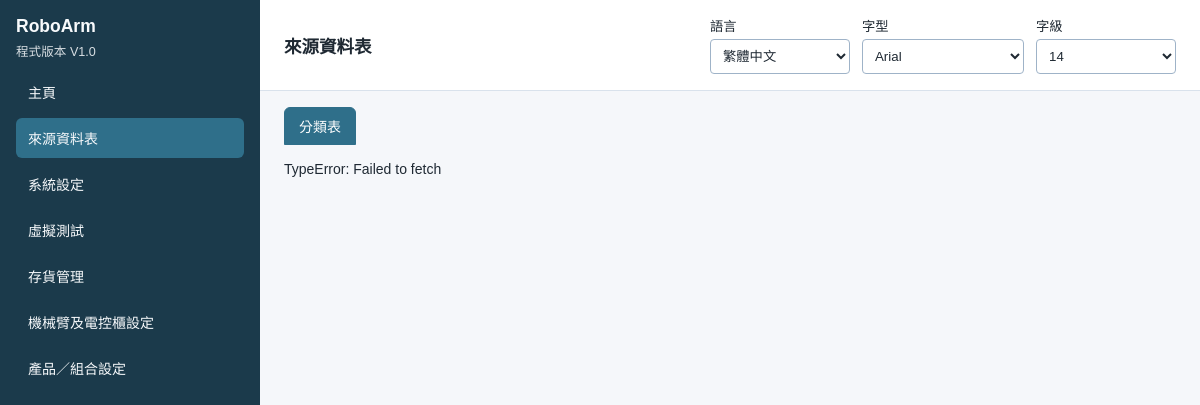
Screenshot of /page/source_table with the database file from the repository.
### tables this page shows
CREATE TABLE "ui_text" (
                TxId INTEGER PRIMARY KEY,
                text_key TEXT NOT NULL UNIQUE,
                zh_TW TEXT NOT NULL,
                en TEXT NOT NULL,
                zh_CN TEXT NOT NULL,
                isDisable INTEGER NOT NULL DEFAULT 0
            );

CREATE TABLE languages (
                code TEXT PRIMARY KEY,
                sort_order INTEGER NOT NULL,
                label_key TEXT NOT NULL
            );

### app/main.py (the view)
@app.get("/page/{menu_key}", response_class=HTMLResponse)
def page(request: Request, menu_key: str) -> HTMLResponse:
    return render_menu_page(request, menu_key)

### app/templates/page.html (shortened to what this page needs)
<!DOCTYPE html>
<html lang="{{ prefs.language }}" translate="no" class="notranslate">
<head>
  <link rel="stylesheet" href="/static/css/app.css">
  {% if table_ui %}
  <link rel="stylesheet" href="/static/css/table_ui.css?v=edit_form_2col1">
  {% endif %}
</head>
<body>
  <div class="layout">
    <aside class="sidebar" id="sidebar">
      <div class="sidebar-header">
        <div class="sidebar-brand-block">
          <div class="brand">{{ app_name }}</div>
          <div class="program-version">{{ t('label_program_version') }} {{ version }}</div>
        </div>
      </div>
      <nav class="menu-list">
        {% for menu in menus %}
        <a
          class="menu-item{% if menu.menu_key == current_menu.menu_key %} active{% endif %}"
          href="{{ menu.route_path }}"
        >{{ menu.label }}</a>
        {% endfor %}
      </nav>
    </aside>
    <main class="content">
      <header class="top-bar">
        <h1 class="top-bar-title">{{ current_menu.label }}</h1>
        <div class="top-controls">
          <label class="control-block">
            <span>{{ t('label_language') }}</span>
            <select id="languageSelect">
              {% for item in languages %}
              <option value="{{ item.code }}"{% if item.code == prefs.language %} selected{% endif %}>{{ item.label }}</option>
              {% endfor %}
            </select>
          </label>
          <label class="control-block">
            <span>{{ t('label_font') }}</span>
            <select id="fontSelect">
              {% for item in font_options %}
              <option value="{{ item.id }}"{% if item.id == prefs.font %} selected{% endif %}>{{ item.label }}</option>
              {% endfor %}
            </select>
          </label>
          <label class="control-block">
            <span>{{ t('label_font_size') }}</span>
            <select id="fontSizeSelect">
              {% for size in font_sizes %}
              <option value="{{ size }}"{% if size == prefs.font_size %} selected{% endif %}>{{ size }}</option>
              {% endfor %}
            </select>
          </label>
        </div>
      </header>
      <div class="content-body{% if table_ui %} content-body-table-ui{% endif %}">
        {% if table_ui %}
        {% if table_ui.tabs and table_ui.tabs|length > 0 %}
        <div class="settings-tabs" id="tableUiHostTabs">
          {% for tab in table_ui.tabs %}
          <button
            type="button"
            class="settings-tab{% if loop.first %} active{% endif %}"
            data-tab-key="{{ tab.tab_key }}"
            data-table-key="{{ tab.table_key }}"
          >{{ tab.label }}</button>
          {% endfor %}
        </div>
        {% endif %}
        <div id="tableUiRoot" class="tui-root" data-table-key="{{ table_ui.table_key }}"></div>
        {% elif is_virtual_demo %}
        <div id="virtualDemoRoot" class="vd-root"></div>
        {% else %}
        <p>{{ t('page_placeholder') }}</p>
        {% endif %}
      </div>
    </main>
  </div>
</body>
</html>

### app/static/css/app.css (style rules this page uses)
* { box-sizing: border-box; }
html, body { margin: 0; padding: 0; min-height: 100%; font-family: var(--app-font-family); font-size: var(--app-font-size); color: #1f2933; background: #f5f7fa; }
button, input, select, textarea { font-family: var(--app-font-family); font-size: inherit; }
.layout { display: flex; min-height: 100vh; }
.sidebar { width: 260px; flex-shrink: 0; background: #1b3a4b; color: #f8fafc; display: flex; flex-direction: column; padding: 16px; gap: 12px; }
.sidebar-header { display: flex; align-items: flex-start; justify-content: space-between; gap: 8px; }
.sidebar-brand-block { display: flex; flex-direction: column; gap: 4px; }
.brand { font-size: 1.25em; font-weight: 700; }
.program-version { opacity: 0.85; font-size: 0.9em; }
.menu-list { display: flex; flex-direction: column; gap: 6px; }
.menu-item { display: block; text-decoration: none; color: #f8fafc; padding: 10px 12px; border-radius: 6px; background: transparent; }
.menu-item:hover, .menu-item.active { background: #2f6f8a; }
.content { flex: 1; display: flex; flex-direction: column; min-width: 0; min-height: 100vh; }
.top-bar { display: flex; align-items: center; justify-content: space-between; gap: 16px; padding: 16px 24px; background: #ffffff; border-bottom: 1px solid #d9e2ec; flex-wrap: wrap; }
.top-bar-title { margin: 0; font-size: 1.25em; }
.top-controls { display: flex; align-items: flex-end; gap: 12px; flex-wrap: wrap; }
.control-block { display: flex; flex-direction: column; gap: 4px; font-size: 0.95em; }
.control-block select { padding: 8px; border-radius: 4px; border: 1px solid #9fb3c8; background: #fff; color: #1f2933; min-width: 140px; }
.content-body { padding: 24px; }
.settings-tabs { display: flex; gap: 8px; margin-bottom: 16px; flex-wrap: wrap; }
.settings-tab { border: 1px solid #9fb3c8; background: #fff; color: #1f2933; padding: 8px 14px; border-radius: 6px 6px 0 0; cursor: pointer; }
.settings-tab.active { background: #2f6f8a; border-color: #2f6f8a; color: #fff; }

### app/static/css/table_ui.css (style rules this page uses)
.sidebar { position: sticky; top: 0; align-self: flex-start; height: 100vh; overflow-y: auto; }
.content-body-table-ui { display: flex; flex-direction: column; min-height: 0; flex: 1; padding: 16px 24px 24px; overflow: hidden; }
.content { min-height: 100vh; }
.tui-root { display: flex; flex-direction: column; gap: 10px; min-height: 0; flex: 1; overflow: hidden; }

### rows the page displays
ui_text: zh_TW "程式版本"
ui_text: label "主頁"
ui_text: label "來源資料表", label "來源資料表"
ui_text: label "系統設定"
ui_text: label "虛擬測試"
ui_text: label "存貨管理"
ui_text: label "機械臂及電控櫃設定"
ui_text: label "產品／組合設定"
ui_text: zh_TW "語言"
languages: code.zh_TW "繁體中文"
ui_text: zh_TW "字型"
ui_text: zh_TW "字級"
ui_text: label "分類表"

### other values shown
{{ app_name }} "RoboArm"
{{ version }} "V1.0"
form field value "Arial"
form field value "14"
